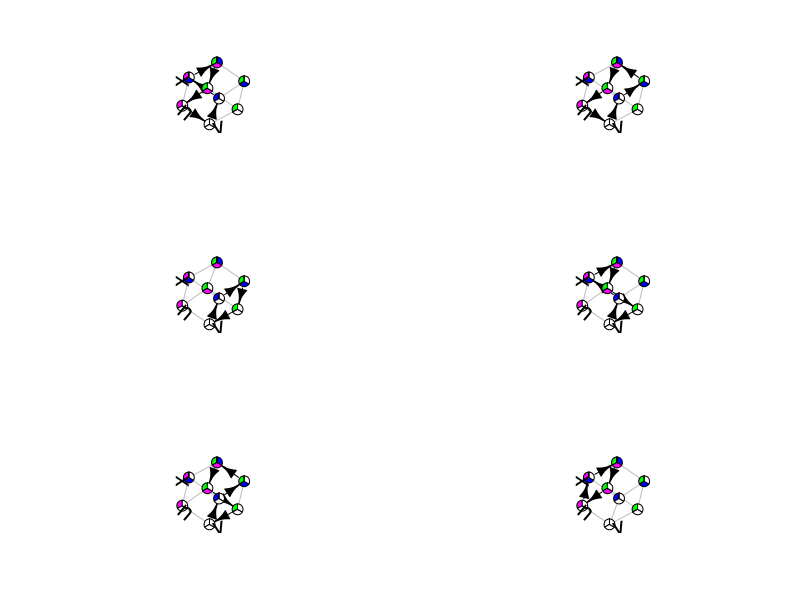
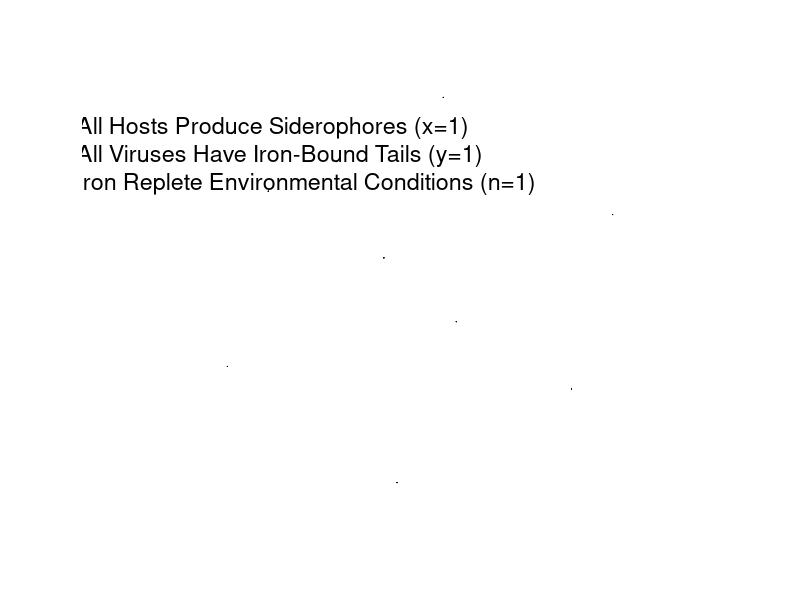

R code for these plots, in order:
## The purpose of this script is to generate a figure showing
## the potential paths of heteroclinic cycles given
## certain parameter regimes in the environmental feedback
## bimatrix game model of host siderophore/viral Fe tail ecological
## dynamics

## Loading required libraries
## If you need to install igraph first
## install.packages('igraph')
library(igraph)


## Initializing payoff matrices
## These qs respond to the qs in get_pars.m, but in terms of original
## dynamical model as described in main text section 2.2:
## q1: a-c
## q2: b-d
## q3: alpha-beta
## q4: gamma-delta
## q1p: a'-c'
## q2p: b'-d'
## q3p: alpha'-beta'
## q4p: gamma'-delta'
## thetax,thetay: environmental restoration parameters
q1<-1
q2<-1
q3<-1
q4<-1
q1p<--1
q2p<--2.1
q3p<--2
q4p<--2
thetax<-4
thetay<-1


## Make characteristic matrix (method from Hofbauer 1994)
c_mat<-matrix(data=c(q2,q2p,q1,q1p,0,0,0,0,
                     0,0,0,0,-q2,-q2p,-q1,-q1p,
                     q4,q4p,0,0,q3,q3p,0,0,
                     0,0,-q4,-q4p,0,0,-q3,-q3p,
                     -1,0,-(1+thetay),0,thetax-1,0,thetax-(1+thetay),0,
                     0,1,0,1+thetay,0,-(thetax-1),0,-(thetax-(1+thetay))),
              ncol=6)

## Determine which elements are positive 
## (indicate direction of travel for dynamics)
c_plus<-apply(c_mat,1,function(x) which(x>0))

## Now we will analyze this matrix as a directed graph to determine 
## heteroclinic cycles, any cycles in the graph are heteroclinic
## cycles in the network

## Create the first part of the edgelist for the network
first_edges<-c()
for(i in 1:length(c_plus)){
  first_edges<-c(first_edges,rep(i,length(c_plus[[i]])))
}

## Now we have to figure out which nodes each node identified in the
## previous command connects to

## We will do this with a complicated if loop sorry
links<-do.call('c',c_plus) #Find all outward directed edges
second_edges<-c()
for(i in 1:length(links)){
## The edge assignment is based off of how the characteristic matrix is
## organized, please see appendix B.0.4 for details
  if(first_edges[i]==1){
    if(links[i]==1){
      second_edges[i]<-5
    }
    if(links[i]==3){
      second_edges[i]<-3
    }
    if(links[i]==5){
      second_edges[i]<-2
    }
  }
  if(first_edges[i]==2){
    if(links[i]==1){
      second_edges[i]<-6
    }
    if(links[i]==3){
      second_edges[i]<-4
    }
    if(links[i]==6){
      second_edges[i]<-1
    }
  }
  if(first_edges[i]==3){
    if(links[i]==1){
      second_edges[i]<-7
    }
    if(links[i]==4){
      second_edges[i]<-1
    }
    if(links[i]==5){
      second_edges[i]<-4
    }
  }
  if(first_edges[i]==4){
    if(links[i]==1){
      second_edges[i]<-8
    }
    if(links[i]==4){
      second_edges[i]<-2
    }
    if(links[i]==6){
      second_edges[i]<-3
    }
  }
  if(first_edges[i]==5){
    if(links[i]==2){
      second_edges[i]<-1
    }
    if(links[i]==3){
      second_edges[i]<-7
    }
    if(links[i]==5){
      second_edges[i]<-6
    }
  }
  if(first_edges[i]==6){
    if(links[i]==2){
      second_edges[i]<-2
    }
    if(links[i]==3){
      second_edges[i]<-8
    }
    if(links[i]==6){
      second_edges[i]<-5
    }
  }
  if(first_edges[i]==7){
    if(links[i]==2){
      second_edges[i]<-3
    }
    if(links[i]==4){
      second_edges[i]<-5
    }
    if(links[i]==5){
      second_edges[i]<-8
    }
  }
  if(first_edges[i]==8){
    if(links[i]==2){
      second_edges[i]<-4
    }
    if(links[i]==4){
      second_edges[i]<-6
    }
    if(links[i]==6){
      second_edges[i]<-7
    }
  }
}

## Combining into edgelist for graph visualization
edgelist<-c(rbind(first_edges,second_edges))

## Make directed graph
hc_graph<-make_directed_graph(edgelist)
## Naming nodes
vertex.attributes(hc_graph)<-list(name=c('x=0,y=0,n=0',
                                  'x=0,y=0,n=1',
                                  'x=0,y=1,n=0',
                                  'x=0,y=1,n=1',
                                  'x=1,y=0,n=0',
                                  'x=1,y=0,n=1',
                                  'x=1,y=1,n=0',
                                  'x=1,y=1,n=1'))

## Identifying cycles
cycle_function<-function(g,vert){
  paths<-all_simple_paths(g,from=vert)
  final_nodes<-sapply(paths,function(x) tail(x,1))
  cycle_ids<-sapply(final_nodes,function(x) are_adjacent(g,x,vert))
  output_paths<-paths[which(cycle_ids==TRUE)]
  output_paths<-lapply(output_paths,function(x) c(x,x[1]))
  return(output_paths)
}
all_cycles<-do.call('c',sapply(1:vcount(hc_graph),cycle_function,g=hc_graph))
numeric_paths<-lapply(all_cycles,function(x) sort(unique(as.numeric(x))))
unique_paths<-all_cycles[which(duplicated(numeric_paths)==FALSE)]


## Changing cycle aesthetic attributes for plotting
emph_cycle<-function(g,p){
  path_graph<-g
  edges_to_color<-c(head(p,-1),tail(p,-1))
  color_ids<-get.edge.ids(path_graph,edges_to_color)
  E(path_graph)$color<-'grey'
  E(path_graph)$arrow.mode<-0
  E(path_graph)$color[color_ids]<-'black'
  E(path_graph)$arrow.mode[color_ids]<-1
  return(path_graph)
}
## Implementing aesthetic changes
graphs_for_plotting<-lapply(unique_paths,emph_cycle,g=hc_graph)
## Initializing figure
jpeg('../figures/figure_4.jpg',units='in',width=8.5,height=11,res=600)
par(mfrow=c(3,2))
## Setting vertex colors
vertex_fills<-list(c(0,0,0,1,1,1),
                   c(0,0,1,1,1,0),
                   c(0,1,0,1,0,1),
                   c(0,1,1,1,0,0),
                   c(1,0,0,0,1,1),
                   c(1,0,1,0,1,0),
                   c(1,1,0,0,0,1),
                   c(1,1,1,0,0,0))
vertex_colset<-list(c('green','magenta','blue','white','white','white'))
## Making subplots for each heteroclinic cycle in the network
set.seed(12789)
coords<-layout_with_fr(hc_graph)
coords<-coords[rev(1:8),]
#plot_3d_mat<-matrix(ncol=3,nrow=8,data=c(0,0,0,0,1,1,1,1,0,0,1,1,0,0,1,1,0,1,0,1,0,1,0,1))
#decide_edges<-function(first_edges,second_edges,plot_3d_mat){
#  output<-mapply(function(x,y,z) colMeans(z[c(x,y),]),first_edges,second_edges,MoreArgs=list(z=plot_3d_mat))
#  starts<-plot_3d_mat[first_edges,]
#  return(list(t(output),starts))}
#new_mat<-decide_edges(first_edges,second_edges,plot_3d_mat)
#scatterplot3d(new_mat)
#colnames(plot_3d_mat)<-c('Frequency Cooperator Hosts','Frequency Ferrojan Viruses','Environmental State')
#network_plot<-scatterplot3d(plot_3d_mat,color='black',pch=16,cex.symbols=2.5,cex.axis=1.2,grid=FALSE,cex.lab=1.2)
#network_plot$points3d(rbind(new_mat[[1]][1,],new_mat[[2]][1,]),type='l',lwd=4)
#network_plot$points3d(t(as.matrix(new_mat[[1]][1,])),pch=17)

for(i in 1:length(graphs_for_plotting)){
plot(graphs_for_plotting[[i]],
     layout=coords,
     vertex.size=35,
     vertex.shape='pie',
     vertex.pie=vertex_fills,
     vertex.pie.color=vertex_colset,
     vertex.label.font=2,
     vertex.label.dist=0,
     edge.arrow.size=0.75,
     margin=rep(0,4),
     vertex.label=NA)
text(-0.9,-0.6,'n',cex=2.2,srt=-40)
text(0.2,-1.2,'y',cex=2.2,srt=15)
text(-1,0.4,'x',cex=2.2,srt=90)
#legend(x=-1.55,y=1.75,fill=c('green','magenta','blue'),legend=c('All Hosts Produce Siderophores (x=1)',
#                                                                'All Viruses Have Iron Tails (y=1)',
#                                                                'Iron Replete (n=1)'),
#       bty='n',border='black',x.intersp=0.2,cex=1.4)
}
dev.off()

## Preparing a figure legend to use the colors in bottom legend for F4. 
jpeg('../figures/figure_4_legend.jpg',units='in',width=8.5,height=4,res=600)
plot(hc_graph,
     layout=coords,
     vertex.size=0,
     vertex.shape='pie',
     vertex.pie=vertex_fills,
     vertex.pie.color=vertex_colset,
     vertex.label.font=2,
     vertex.label.dist=0,
     edge.arrow.size=0,
     margin=rep(0,4),
     vertex.label=NA,
    edge.color='white')
#text(-0.8,-0.8,'n',cex=2.2,srt=-40)
#text(0.6,-1.2,'y',cex=2.2,srt=15)
#text(-1.2,0.2,'x',cex=2.2,srt=90)
legend(x=-2,y=1,fill=c('green','magenta','blue'),legend=strwrap(c('All Hosts Produce Siderophores (x=1)',
                                                                'All Viruses Have Iron-Bound Tails (y=1)',
                                                                'Iron Replete Environmental Conditions (n=1)')),
       bty='n',border='black',x.intersp=0.2,cex=1.4)
dev.off()
